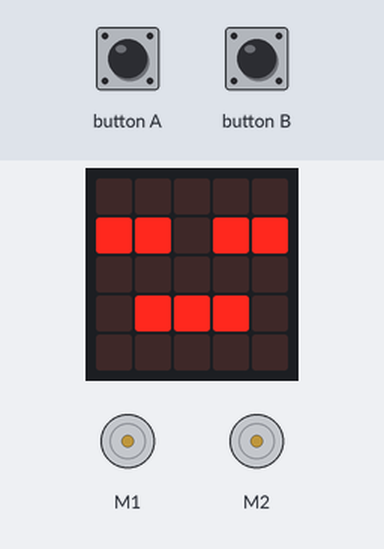
This program was run on a simulated BBC micro:bit running MicroPython. On the bench: the board's 5×5 LED display, 2 × DC motor (green arrow = forward, orange = backward, longer = faster). The test bench sets the inputs (shaded band).

Above: at 1.2 s.
1.3 s: button B pressed for 0.15 s
At 2.0 s:
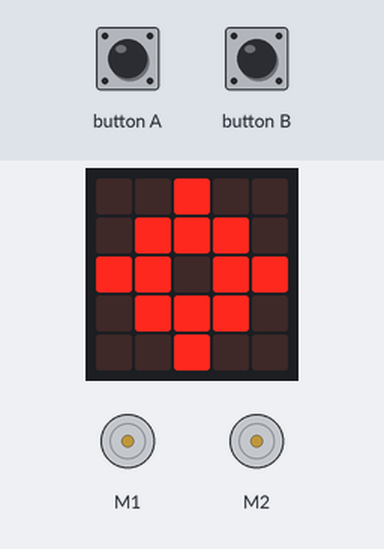
7.4 s: button A pressed for 3.2 s
At 9.7 s:
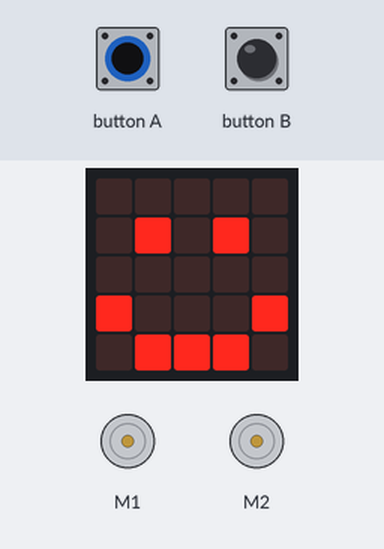
12.1 s: button B pressed for 0.15 s
At 13.8 s:
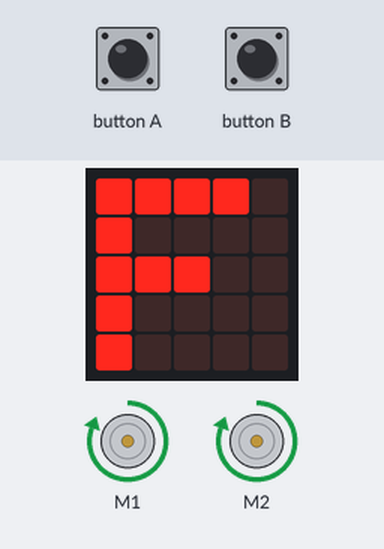
Timing chart, 0 to 19.6 s (numbered marks = the images above; inputs shaded):
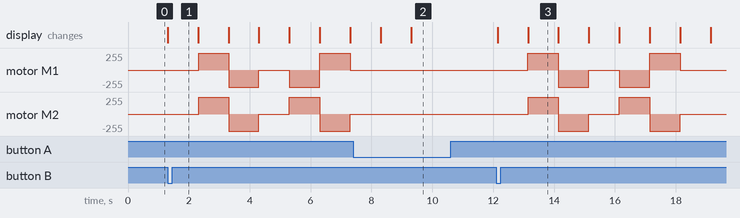

The program:

maqueen_receiver.py
```python
from microbit import *
import radio

# dfrobot maqueen motor control demo

i2c.init(freq=100000, sda=pin20, scl=pin19)
radio.on()
radio.config(channel=13, group=7)

def MotorControl(motor, direction, speed):
    buf = bytearray(3)
    # control for motor ('left' for M1 (L) and 'right for M2 (R)
    if motor == 'left':
        buf[0] = 0x00
    elif motor == 'right':
        buf[0] = 0x02
    else:
        display.scroll('wrong motor name.', loop=True)
    # control for direction ('forward' for CW and 'backward' for CCW)
    if direction == 'forward':
        buf[1] = 0
    elif direction == 'backward':
        buf[1] = 1
    else:
        display.scroll('wrong direction name.', loop=True)
    # set speed
    buf[2] = speed
    i2c.write(0x10, buf)

def forward(duration=50):
    MotorControl('left', 'forward', 255)
    MotorControl('right', 'forward', 255)
    sleep(duration)

def backward(duration=50):
    MotorControl('left', 'backward', 255)
    MotorControl('right', 'backward', 255)
    sleep(duration)

def stop(duration=50):
    MotorControl('left', 'forward', 0)
    MotorControl('right', 'forward', 0)
    sleep(duration)

def left(duration=50):
    MotorControl('left', 'backward', 255)
    MotorControl('right', 'forward', 255)
    sleep(duration)

def right(duration=50):
    MotorControl('left', 'forward', 255)
    MotorControl('right', 'backward', 255)
    sleep(duration)

def test_motors():
    display.show('F')
    forward(1000)
    display.show('B')
    backward(1000)
    display.show('S')
    stop(1000)
    display.show('L')
    left(1000)
    display.show('R')
    right(1000)
    display.show('S')
    stop(1000)
    display.show(Image.YES)
    sleep(1000)

# To test the motors uncomment the line below
# test_motors()
interval = 50
display.show(Image.ASLEEP)
state = 'idle'
moveFlag = False

while True:
    if button_a.is_pressed():
        display.show(Image.HAPPY)
        state = 'move'
    if button_b.is_pressed():
        display.show(Image.TARGET)
        sleep(1000)
        state = 'test'
    if accelerometer.current_gesture() == 'down':
        display.show(Image.ASLEEP)
        state = 'idle'

    if state == 'move':
        direction = radio.receive()
        if direction == 'F':
            display.show(Image.ARROW_N)
            forward()
        elif direction == 'B':
            display.show(Image.ARROW_S)
            backward()
        elif direction == 'L':
            display.show(Image.ARROW_E)
            left()
        elif direction == 'R':
            display.show(Image.ARROW_W)
            right()
        else:
            display.show(Image.HAPPY)
            stop()
    elif state == 'test':
        test_motors()
        state = 'idle'
    else:
        display.show(Image.ASLEEP)
```

Measured:
- after the input at 7.4 s, the display: first differs from a run without the input after 1.9 s (image 2)
- what the display in image 3 shows lasts 1.0 s, from 13.1 s to 14.1 s
